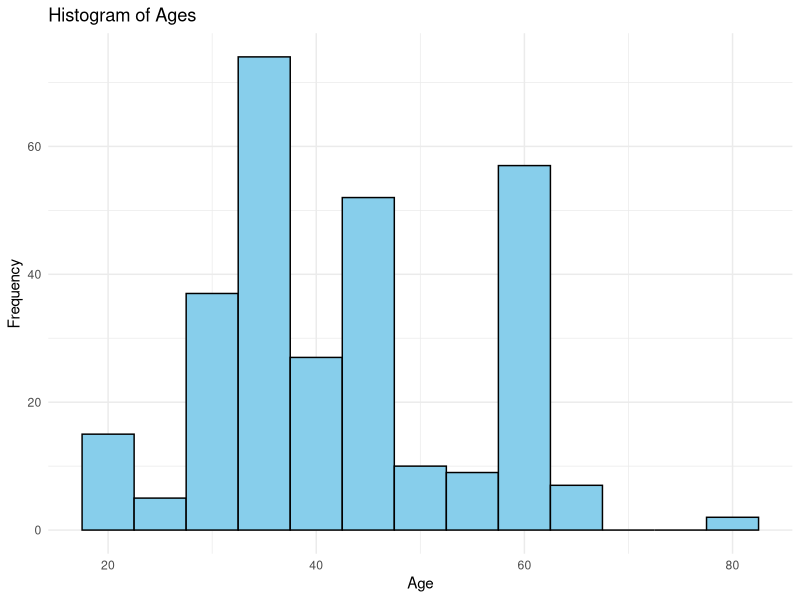

The R source for this figure:
## ---- chunk 1

library(ggplot2)
library(readxl)
library(tidyverse)
library(dplyr)
library(lubridate)
library(readr)

# Load the data
HQTest <- read_excel("DemographicsHQTEST.xlsx")



HQTest <- HQTest%>%
  #HQTest <- HQTest %>%
  mutate(EmrID = EmrID + 5,  # Adding 5 to EmrID column
         Surname = toupper(Surname),  # Convert Surname to uppercase
         Age = floor(interval(`Birth date`, today()) / years(1)))  # Calculate age from birthdate
  


# Creating the Age Histogram


##  aes(x = age) maps the age variable to the x-axis.
ggplot(HQTest, aes(x = Age)) + 
  
##  geom_histogram(binwidth = 5) creates the histogram, with a bin width of 5 years 
geom_histogram(binwidth = 5, 

##  fill = "skyblue" and color = "black" set the bar color and outline.
fill = "skyblue", color = "black") +
  
##  labs() adds a title and labels for the x and y axes.
labs(title = "Histogram of Ages", x = "Age", y = "Frequency") +
  
##  theme_minimal() gives a clean, minimal background to the plot.  
theme_minimal()




# Creating a Histogram of the number of first visits per month

# Load the data
HQTest <- read_excel("DemographicsHQTEST.xlsx")


# Ensure 'date' column is in Date format
HQTest$Date <- as.Date(HQTest$Date)

#Renaming "Date" to "VisitDate"
HQTest <- rename(HQTest, VisitDate = Date)

# Create a new column for year and month
HQTest <- HQTest %>%
  mutate(year_month = floor_date(VisitDate, "month"))

# Summarize the number of visits per year/month
data_summary <- HQTest %>%
  group_by(year_month) %>%
  summarise(visits = n(), .groups = "drop")



